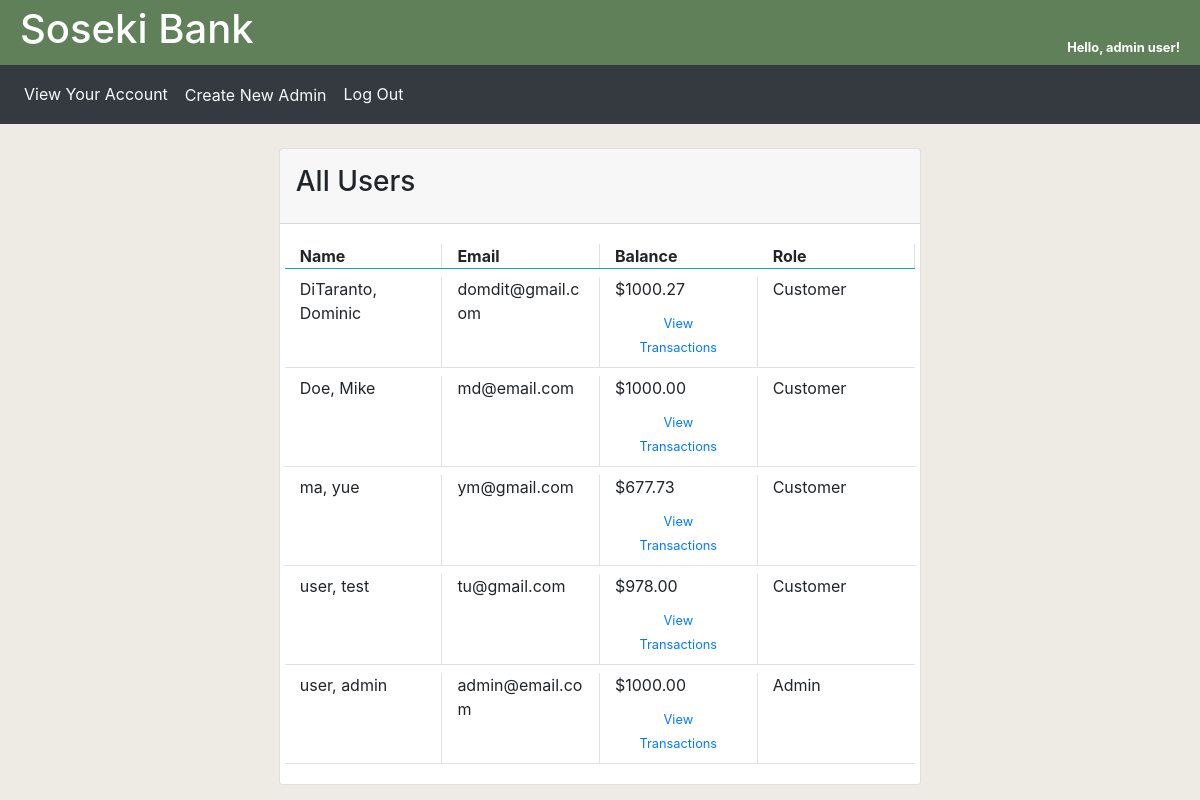
Screenshot of /soseki/admin (signed in) with the database file from the repository.
### bank/models.py (models this page shows)
class User(db.Model, UserMixin):
	id = db.Column(db.Integer, primary_key=True)
	email = db.Column(db.String(120), unique=True, nullable=False)
	password = db.Column(db.String(60), nullable=False)
	first_name = db.Column(db.String(255), nullable=False)
	last_name = db.Column(db.String(255), nullable=False)
	admin = db.Column(db.Boolean, unique=False, default=False)
	balance = db.Column(db.Numeric(precision=10, scale=2, asdecimal=True, decimal_return_scale=2))
	logs = db.relationship('TransactionLog', backref='user', lazy=True)

### bank/routes.py (the view, shortened to what this page needs)
@app.route('/soseki/admin', methods=['GET', 'POST'])
@login_required
def admin():
	if current_user.admin != True:
		flash('You do not have proper permission to view that page!', 'danger')
		return redirect(url_for('soseki'))
	signup_form = RegistrationForm()
	context = {
		'signup_form': signup_form,
		'user': current_user,
		'users': User.query.order_by(User.last_name).all(),
		'title': 'Welcome To Soseki Bank Admin Page',
		'logs': TransactionLog.query.order_by(TransactionLog.date.desc()).filter_by(user_id=current_user.id).all()
	}
	return render_template('admin.html', **context)

### bank/routes.py (called while the page is built)
@login_manager.user_loader
def load_user(user_id):
	return User.query.get(user_id)

### bank/templates/admin.html (shortened to what this page needs)
{% extends 'layout.html' %}
{% block main %}
    <header class="soseki">
        <div>
            <h1 class="float-left">Soseki Bank</h1>
            <div style="text-align:right; padding-right:20px;">
                <br>
                <small><b>Hello, {{ user.first_name }} {{ user.last_name }}!</b></small>
            </div>
        </div>
    </header>
    <nav class="navbar navbar-expand-lg navbar-dark bg-dark border-top border-dark">
        <div class="collapse navbar-collapse " style="width:100%;" id="navbarNavDropdown">
            <div class="navbar-nav">
                <div class="nav-item active">
                    <a class="nav-link text-light" href="{{ url_for('soseki') }}">View Your Account</a>
                </div>
                <div class="nav-item">
                    <a data-toggle="modal" data-target="#newAdmin" class="btn nav-link text-light">Create New Admin</a>
                </div>
                <div class="nav-item">
                    <a class="nav-link text-light " href="{{ url_for('logout') }}">Log Out</a>
                </div>
            </div>
        </div>
    </nav>
    <main>
        <div class="card mt-4">
            <div class="card-header p-3">
                <h3>All Users</h3>
            </div>
            <div class="card-body">
                <div class="row border-bottom border-info">
                    <div class="col-3 border-right">
                        <b>Name</b>
                    </div>
                    <div class="col-3 border-right">
                        <b>Email</b>
                    </div>
                    <div class="col-3">
                        <b>Balance</b>
                    </div>
                    <div class="col-3 border-right">
                        <b>Role</b>
                    </div>
                </div>
                {% for user in users %}
                    <div class="row pt-2 border-bottom">
                        <div class="col-3 border-right">
                            <p>{{ user.last_name }}, {{ user.first_name }}</p>
                        </div>
                        <div class="col-3 border-right">
                            <p>{{ user.email }}</p>
                        </div>
                        <div class="col-3 border-right">
                            ${{ user.balance }}<br>
                            <a data-toggle="modal" data-target="#transaction-{{ user.id }}" class="nav-link text-primary btn"><small>View Transactions</small></a>
                        </div>
                        <div class="col-3">
                            {% if user.admin == True %}
                                Admin
                            {% else %}
                                Customer
                            {% endif %}
                        </div>
                    </div>
                {% endfor %}
            </div>
        </div>
    </main>
{% endblock %}

### bank/templates/layout.html (shortened to what this page needs)
<!DOCTYPE html>
<html lang="en">
<head>
    <link rel="stylesheet" href="https://stackpath.bootstrapcdn.com/bootstrap/4.3.1/css/bootstrap.min.css">
    <link rel="stylesheet" type="text/css" href="{{ url_for('static', filename='main.css') }}">
</head>
<body>
    {% block main %}{% endblock %}
</body>
</html>

### bank/static/main.css (style rules this page uses)
body { background-color: #edebe3; }
header.soseki div { padding:5px 0px 5px 20px; height:65px; width:100%; color: white; background-color: #5f8059; background-image: url("https://www.transparenttextures.com/patterns/soft-circle-scales.png"); }
.navbar { width: 100%; }
main { display: flex; align-items: center; justify-content: center; }
main .card { min-width:50%; }

### rows the page displays
User: first_name "admin", last_name "user", email "admin@email.com", balance "1000.00", admin "Admin"
User: last_name "DiTaranto", first_name "Dominic", email "domdit@gmail.com", balance "1000.27", admin "Customer"
User: last_name "Doe", first_name "Mike", email "md@email.com", balance "1000.00", admin "Customer"
User: last_name "ma", first_name "yue", email "ym@gmail.com", balance "677.73", admin "Customer"
User: last_name "user", first_name "test", email "tu@gmail.com", balance "978.00", admin "Customer"
